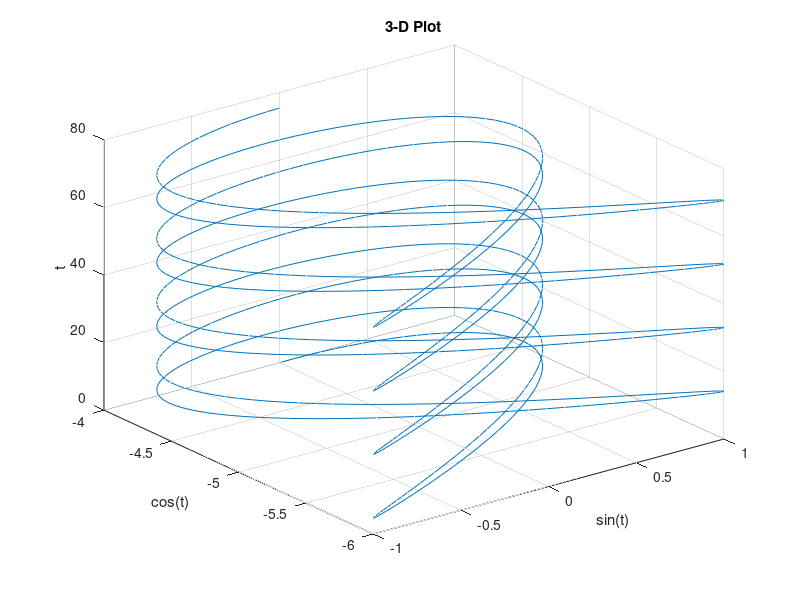

The MATLAB source for this figure:
%Example7p1
%This code plots 3-D
close all;
t = linspace(0,8*pi,1000);
x=sin(3*t);y=cos(2*t)-5;z=3*t;
plot3(x,y,z)
xlabel('sin(t)');
ylabel('cos(t)');
zlabel('t');
grid on
title('3-D Plot')
